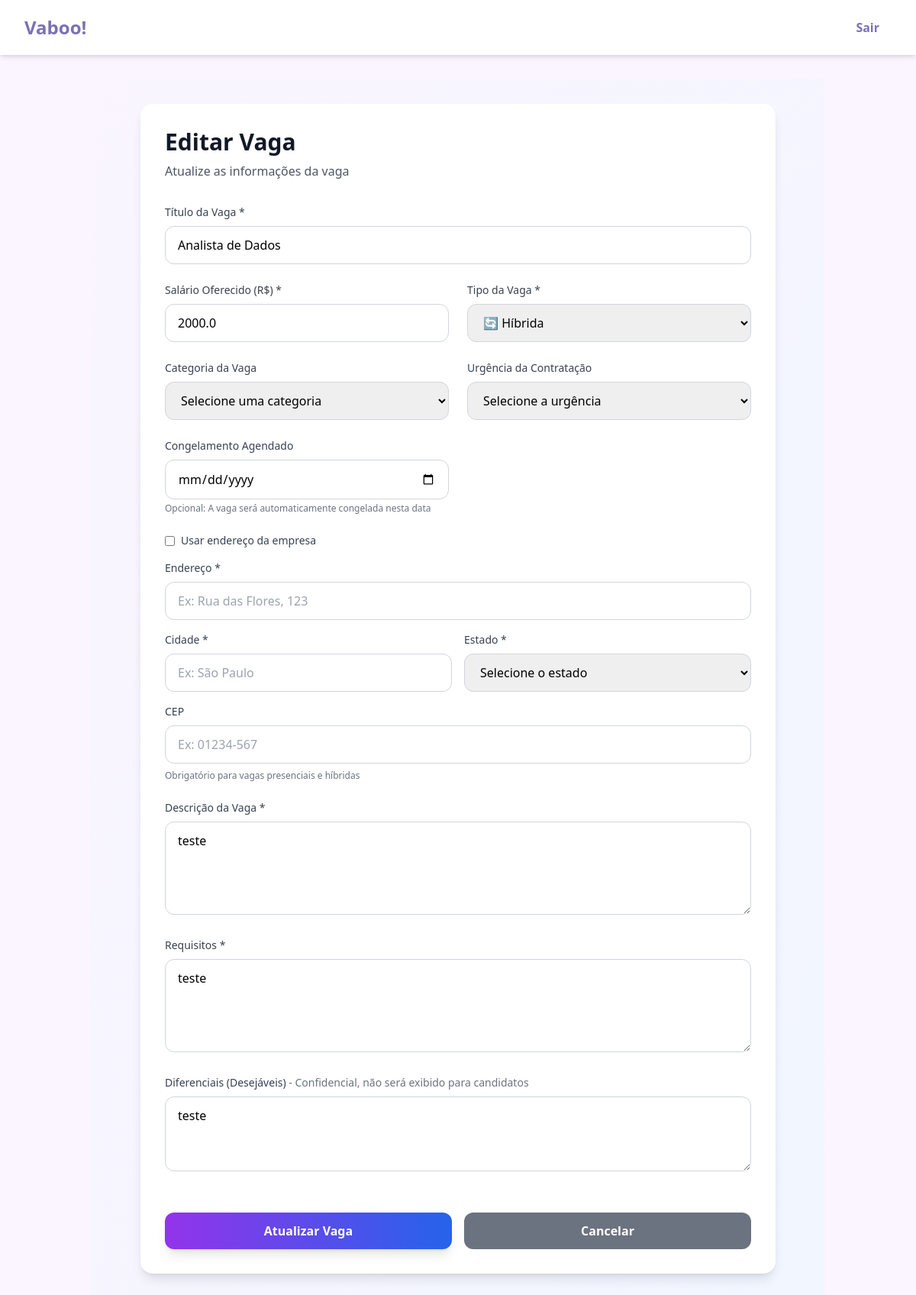
/editar_vaga/6 (signed in), run on the app's committed database.
### tables this page shows
CREATE TABLE vagas (
            id INTEGER PRIMARY KEY AUTOINCREMENT,
            empresa_id INTEGER NOT NULL,
            titulo TEXT NOT NULL,
            descricao TEXT NOT NULL,
            requisitos TEXT NOT NULL,
            salario_oferecido REAL NOT NULL,
            data_criacao DATETIME DEFAULT CURRENT_TIMESTAMP, tipo_vaga TEXT DEFAULT "Presencial", endereco_vaga TEXT, status TEXT DEFAULT "Ativa", candidato_selecionado_id INTEGER, diferenciais TEXT, data_congelamento DATE, candidato_contratado_id INTEGER, data_contratacao DATETIME, ranking_contratacao INTEGER, categoria_id INTEGER REFERENCES categorias(id), urgencia_contratacao TEXT, data_congelamento_agendado DATE, localizacao_endereco TEXT, localizacao_cidade TEXT, localizacao_estado TEXT, localizacao_cep TEXT, usar_endereco_empresa BOOLEAN DEFAULT FALSE,
            FOREIGN KEY (empresa_id) REFERENCES empresas (id)
        );

### app.py (the view, shortened to what this page needs)
@app.route('/editar_vaga/<int:vaga_id>', methods=['GET', 'POST'])
def editar_vaga(vaga_id):
    if 'empresa_id' not in session:
        flash('Acesso negado', 'error')
        return redirect(url_for('login_empresa'))
    conn = sqlite3.connect('recrutamento.db')
    cursor = conn.cursor()
    cursor.execute(
        '''
        SELECT v.*, c.nome as categoria_nome
        FROM vagas v
        LEFT JOIN categorias c ON v.categoria_id = c.id
        WHERE v.id = ?
    ''', (vaga_id, ))
    vaga_completa = cursor.fetchone()
    if vaga_completa:
        colunas = [desc[0] for desc in cursor.description]
        vaga = dict(zip(colunas, vaga_completa))
    else:
        vaga = {}
        flash('Vaga não encontrada', 'error')
        return redirect(url_for('dashboard_empresa'))
    cursor.execute('SELECT id, nome FROM categorias ORDER BY nome')
    categorias = [{'id': row[0], 'nome': row[1]} for row in cursor.fetchall()]
    conn.close()
    return render_template('editar_vaga.html',
                           vaga=vaga,
                           categorias=categorias,
                           datetime=datetime,
                           timedelta=timedelta)

### templates/editar_vaga.html (shortened to what this page needs)
{% extends "base.html" %}
{% block content %}
<div class="min-h-screen bg-gradient-to-br from-purple-50 to-blue-50 py-8">
    <div class="max-w-4xl mx-auto px-4 sm:px-6 lg:px-8">
        <div class="bg-white rounded-2xl shadow-lg p-8">
            <div class="mb-8">
                <h1 class="text-3xl font-bold text-gray-900 mb-2">Editar Vaga</h1>
                <p class="text-gray-600">Atualize as informações da vaga</p>
            </div>
            <form method="POST" class="space-y-6">
                <div class="grid grid-cols-1 md:grid-cols-2 gap-6">
                    <div class="md:col-span-2">
                        <label for="titulo" class="block text-sm font-medium text-gray-700 mb-2">
                            Título da Vaga *
                        </label>
                        <input type="text" id="titulo" name="titulo" required value="{{ vaga.titulo }}"
                               class="w-full px-4 py-3 border border-gray-300 rounded-xl focus:ring-2 focus:ring-purple-500 focus:border-transparent transition-all duration-200">
                    </div>
                    <div>
                        <label for="salario_oferecido" class="block text-sm font-medium text-gray-700 mb-2">
                            Salário Oferecido (R$) *
                        </label>
                        <input type="number" id="salario_oferecido" name="salario_oferecido" required step="0.01" min="0" value="{{ vaga.salario_oferecido }}"
                               class="w-full px-4 py-3 border border-gray-300 rounded-xl focus:ring-2 focus:ring-purple-500 focus:border-transparent transition-all duration-200">
                    </div>
                    <div>
                        <label for="tipo_vaga" class="block text-sm font-medium text-gray-700 mb-2">
                            Tipo da Vaga *
                        </label>
                        <select id="tipo_vaga" name="tipo_vaga" required
                                class="w-full px-4 py-3 border border-gray-300 rounded-xl focus:ring-2 focus:ring-purple-500 focus:border-transparent transition-all duration-200"
                                onchange="toggleEnderecoField()">
                            <option value="Híbrida" {{ 'selected' if vaga.tipo_vaga == 'Híbrida' else '' }}>🔄 Híbrida</option>
                        </select>
                    </div>
                    <div>
                        <label for="categoria_id" class="block text-sm font-medium text-gray-700 mb-2">
                            Categoria da Vaga
                        </label>
                        <select id="categoria_id" name="categoria_id"
                                class="w-full px-4 py-3 border border-gray-300 rounded-xl focus:ring-2 focus:ring-purple-500 focus:border-transparent transition-all duration-200"
                                onchange="toggleNovaCategoria()">
                            <option value="">Selecione uma categoria</option>
                        </select>
                    </div>
                    <div>
                        <label for="urgencia_contratacao" class="block text-sm font-medium text-gray-700 mb-2">
                            Urgência da Contratação
                        </label>
                        <select id="urgencia_contratacao" name="urgencia_contratacao"
                                class="w-full px-4 py-3 border border-gray-300 rounded-xl focus:ring-2 focus:ring-purple-500 focus:border-transparent transition-all duration-200">
                            <option value="">Selecione a urgência</option>
                        </select>
                    </div>
                    <div>
                        <label for="data_congelamento_agendado" class="block text-sm font-medium text-gray-700 mb-2">
                            Congelamento Agendado
                        </label>
                        <input type="date" id="data_congelamento_agendado" name="data_congelamento_agendado"
                               value="{{ vaga.data_congelamento_agendado if vaga.data_congelamento_agendado else '' }}"
                               class="w-full px-4 py-3 border border-gray-300 rounded-xl focus:ring-2 focus:ring-purple-500 focus:border-transparent transition-all duration-200"
                               min="{{ (datetime.now() + timedelta(days=1)).strftime('%Y-%m-%d') }}">
                        <p class="text-xs text-gray-500 mt-1">
                            Opcional: A vaga será automaticamente congelada nesta data
                        </p>
                    </div>
                    <div id="endereco_container" class="md:col-span-2 {{ 'hidden' if vaga.tipo_vaga == 'Remoto' else '' }}">
                        <div class="mb-4">
                            <label class="flex items-center space-x-2">
                                <input type="checkbox" id="usar_endereco_empresa" name="usar_endereco_empresa"
                                       {{ 'checked' if vaga.usar_endereco_empresa else '' }}
                                       class="rounded border-gray-300 text-purple-600 focus:ring-purple-500"
                                       onchange="toggleEnderecoEmpresa()">
                                <span class="text-sm text-gray-700">Usar endereço da empresa</span>
                            </label>
                        </div>
                        <div id="campos_endereco_vaga">
                            <div class="grid grid-cols-1 md:grid-cols-2 gap-4">
                                <div class="md:col-span-2">
                                    <label for="localizacao_endereco" class="block text-sm font-medium text-gray-700 mb-2">
                                        Endereço *
                                    </label>
                                    <input type="text" id="localizacao_endereco" name="localizacao_endereco"
                                           value="{{ vaga.localizacao_endereco if vaga.localizacao_endereco else '' }}"
                                           class="w-full px-4 py-3 border border-gray-300 rounded-xl focus:ring-2 focus:ring-purple-500 focus:border-transparent transition-all duration-200"
                                           placeholder="Ex: Rua das Flores, 123">
                                </div>
                                <div>
                                    <label for="localizacao_cidade" class="block text-sm font-medium text-gray-700 mb-2">
                                        Cidade *
                                    </label>
                                    <input type="text" id="localizacao_cidade" name="localizacao_cidade"
                                           value="{{ vaga.localizacao_cidade if vaga.localizacao_cidade else '' }}"
                                           class="w-full px-4 py-3 border border-gray-300 rounded-xl focus:ring-2 focus:ring-purple-500 focus:border-transparent transition-all duration-200"
                                           placeholder="Ex: São Paulo">
                                </div>
                                <div>
                                    <label for="localizacao_estado" class="block text-sm font-medium text-gray-700 mb-2">
                                        Estado *
                                    </label>
                                    <select id="localizacao_estado" name="localizacao_estado"
                                            class="w-full px-4 py-3 border border-gray-300 rounded-xl focus:ring-2 focus:ring-purple-500 focus:border-transparent transition-all duration-200">
                                        <option value="">Selecione o estado</option>
                                    </select>
                                </div>
                                <div class="md:col-span-2">
                                    <label for="localizacao_cep" class="block text-sm font-medium text-gray-700 mb-2">
                                        CEP
                                    </label>
                                    <input type="text" id="localizacao_cep" name="localizacao_cep"
                                           value="{{ vaga.localizacao_cep if vaga.localizacao_cep else '' }}"
                                           class="w-full px-4 py-3 border border-gray-300 rounded-xl focus:ring-2 focus:ring-purple-500 focus:border-transparent transition-all duration-200"
                                           placeholder="Ex: 01234-567"
                                           pattern="[0-9]{5}-?[0-9]{3}">
                                </div>
                            </div>
                        </div>
                        <p class="text-xs text-gray-500 mt-2">
                            Obrigatório para vagas presenciais e híbridas
                        </p>
                    </div>
                </div>
                <div>
                    <label for="descricao" class="block text-sm font-medium text-gray-700 mb-2">
                        Descrição da Vaga *
                    </label>
                    <textarea id="descricao" name="descricao" required rows="4"
                              class="w-full px-4 py-3 border border-gray-300 rounded-xl focus:ring-2 focus:ring-purple-500 focus:border-transparent transition-all duration-200">{{ vaga.descricao }}</textarea>
                </div>
                <div>
                    <label for="requisitos" class="block text-sm font-medium text-gray-700 mb-2">
                        Requisitos *
                    </label>
                    <textarea id="requisitos" name="requisitos" required rows="4"
                              class="w-full px-4 py-3 border border-gray-300 rounded-xl focus:ring-2 focus:ring-purple-500 focus:border-transparent transition-all duration-200">{{ vaga.requisitos }}</textarea>
                </div>
                <div>
                    <label for="diferenciais" class="block text-sm font-medium text-gray-700 mb-2">
                        Diferenciais (Desejáveis)
                        <span class="text-sm text-gray-500 font-normal">- Confidencial, não será exibido para candidatos</span>
                    </label>
                    <textarea id="diferenciais" name="diferenciais" rows="3"
                              class="w-full px-4 py-3 border border-gray-300 rounded-xl focus:ring-2 focus:ring-purple-500 focus:border-transparent transition-all duration-200"
                              placeholder="Ex: Inglês fluente, certificações específicas, experiência em setores similares...">{{ vaga.diferenciais if vaga.diferenciais else '' }}</textarea>
                </div>
                <div class="flex gap-4 pt-6">
                    <button type="submit"
                            class="flex-1 bg-gradient-to-r from-purple-600 to-blue-600 text-white py-3 px-6 rounded-xl font-semibold hover:from-purple-700 hover:to-blue-700 transition-all duration-300 transform hover:scale-105 shadow-lg">
                        Atualizar Vaga
                    </button>
                    <a href="{{ url_for('dashboard_empresa') }}"
                       class="flex-1 bg-gray-500 text-white py-3 px-6 rounded-xl font-semibold hover:bg-gray-600 transition-all duration-300 text-center">
                        Cancelar
                    </a>
                </div>
            </form>
        </div>
    </div>
</div>
{% endblock %}

### templates/base.html (style rules this page uses)
html { scroll-behavior: smooth; }

### data on the page
vagas: titulo "Analista de Dados", salario_oferecido "2000.0", descricao "teste", requisitos "teste", diferenciais "teste"
